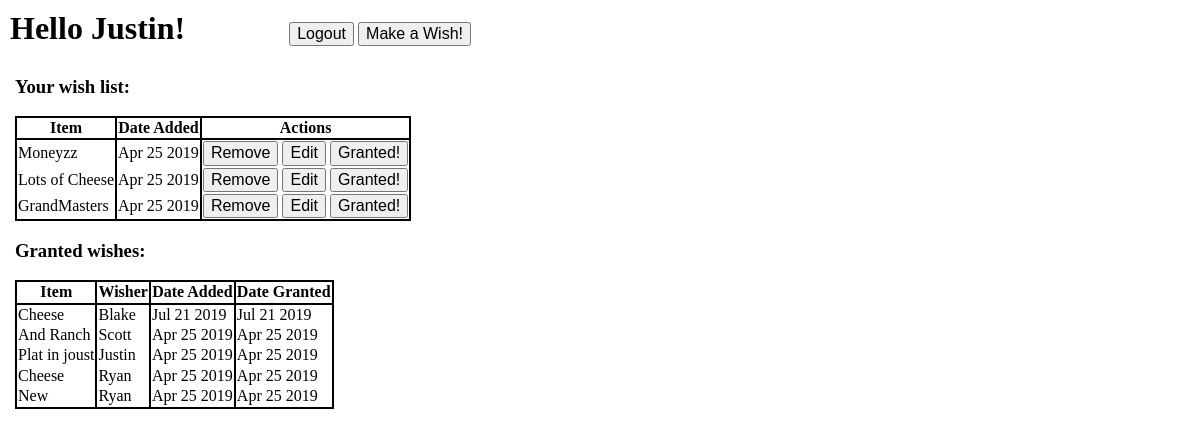
The page /wishes (signed in) on the database its author committed.
### models.py (models this page shows, shortened)
class User(db.Model):
    id = db.Column(db.Integer, primary_key=True)
    first_name = db.Column(db.String(45))
    last_name = db.Column(db.String(45))
    email = db.Column(db.String(45))
    password = db.Column(db.String(45))
    created_at = db.Column(db.DateTime, server_default=func.now())
    updated_at = db.Column(db.DateTime, server_default=func.now())

class Wish(db.Model):
    id = db.Column(db.Integer, primary_key=True)
    wish = db.Column(db.String(45))
    description = db.Column(db.Text)
    user_id = db.Column(db.Integer, db.ForeignKey('user.id'), nullable=False)
    created_at = db.Column(db.DateTime, server_default=func.now())
    updated_at = db.Column(db.DateTime, server_default=func.now())

class GrantedWish(db.Model):
    id = db.Column(db.Integer, primary_key=True)
    wish = db.Column(db.String(45))
    description = db.Column(db.Text)
    user_id = db.Column(db.Integer, db.ForeignKey('user.id'), nullable=False)
    created_at = db.Column(db.DateTime, server_default=func.now())
    updated_at = db.Column(db.DateTime, server_default=func.now())
    granted_at = db.Column(db.DateTime, server_default=func.now())

### controller_functions.py (the view)
def wishes():
    if 'first_name' in session:
        wishes = Wish.query.filter_by(user_id=session['user_id']).order_by(desc(Wish.created_at)).all()
        granted_wishes = GrantedWish.query.order_by(desc(GrantedWish.granted_at)).all()
        users = User.query.all()
        return render_template("wishes.html", wishes=wishes, granted_wishes=granted_wishes, users=users)
    else:
        return redirect("/")

### templates/wishes.html (shortened to what this page needs)
<!DOCTYPE html>
<html lang="en">
<head>
    <link rel="stylesheet" type="text/css"
    href="https://cdnjs.cloudflare.com/ajax/libs/normalize/7.0.0/normalize.min.css">
    <link rel="stylesheet" type="text/css"
    href="https://cdnjs.cloudflare.com/ajax/libs/skeleton/2.0.4/skeleton.min.css">
</head>
<body>
    <h1>Hello {{ session['first_name'] }}!</h1>
    <form action="/logout">
        <input type="submit" value="Logout">
    </form>
    <form action="/make_wish">
        <input type="submit" value="Make a Wish!">
    </form>
    <div id="container">
        <h3>Your wish list: </h3>
        <table>
            <tr>
                <th>Item</th>
                <th>Date Added</th>
                <th>Actions</th>
            </tr>
            {% for wish in wishes %}
            <tr>
                <td>{{ wish.wish }}</td>
                <td>{{ wish.created_at.strftime('%b %e %Y') }}</td>
                <td>
                    <form action="/delete_wish/{{ wish.id }}">
                        <input type="submit" value="Remove">
                    </form>
                    <form action="/edit_wish/{{ wish.id }}">
                        <input type="submit" value="Edit">
                    </form>
                    <form action="/grant_wish/{{ wish.id }}">
                        <input type="submit" value="Granted!">
                    </form>
                </td>
            </tr>
            {% endfor %}
            </table>
        <h3>Granted wishes: </h3>
        <table>
            <tr>
                <th>Item</th>
                <th>Wisher</th>
                <th>Date Added</th>
                <th>Date Granted</th>
            </tr>
            {% for granted_wish in granted_wishes %}
                {% for user in users %}
                    {% if granted_wish.user_id == user.id %}
                    <tr>
                        <td>{{ granted_wish.wish }}</td>
                        <td>{{ user.first_name }}</td>
                        <td>{{ granted_wish.created_at.strftime('%b %e %Y') }}</td>
                        <td>{{ granted_wish.granted_at.strftime('%b %e %Y') }}</td>
                    </tr>
                    {% endif %}
                {% endfor %}
            {% endfor %}
        </table>
    </div>
</body>
</html>

### templates/wishes.html (style rules this page uses)
#container { padding: 0px 15px; }
h1 { display: inline-block; margin: 10px 100px 10px 10px; }
form { display: inline-block; }
table { border-collapse: collapse; padding: 10px; border-style: solid; border-width: 2px; }
table, th { border: 2px solid; }
table td + td { border-left: 2px solid; }

### rows shown on the page
User: first_name "Justin"
Wish: wish "Moneyzz", created_at "Apr 25 2019"
Wish: wish "Lots of Cheese", created_at "Apr 25 2019"
Wish: wish "GrandMasters", created_at "Apr 25 2019"
GrantedWish: wish "Cheese", created_at "Jul 21 2019", granted_at "Jul 21 2019"
User: first_name "Blake"
GrantedWish: wish "And Ranch", created_at "Apr 25 2019", granted_at "Apr 25 2019"
User: first_name "Scott"
GrantedWish: wish "Plat in joust", created_at "Apr 25 2019", granted_at "Apr 25 2019"
GrantedWish: wish "Cheese", created_at "Apr 25 2019", granted_at "Apr 25 2019"
User: first_name "Ryan"
GrantedWish: wish "New", created_at "Apr 25 2019", granted_at "Apr 25 2019"
